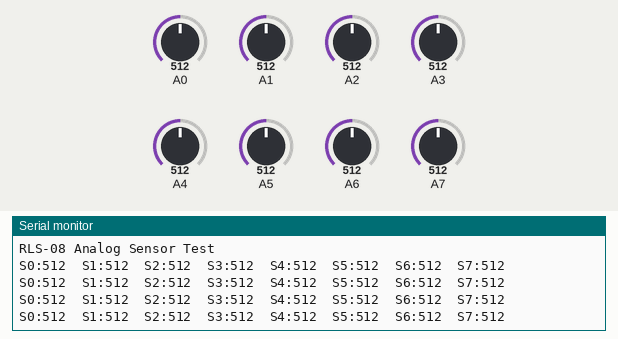
A sketch run on a simulated Arduino Uno, built with avr-gcc and run on an emulated ATmega328P. On the bench: the last lines printed to the serial monitor. The test bench sets the inputs (shaded band); at power-on: A0 = 512, A1 = 512, A2 = 512, A3 = 512, A4 = 512, A5 = 512, A6 = 512, A7 = 512.

Above: at 1.2 s.
1.3 s: A0 set to 110
At 1.74 s:
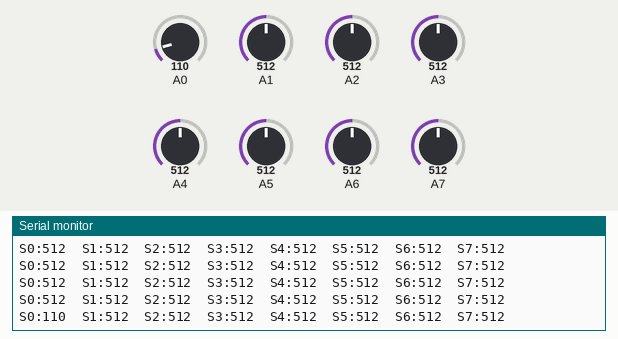
4.3 s: A0 set to 95
At 4.47 s:
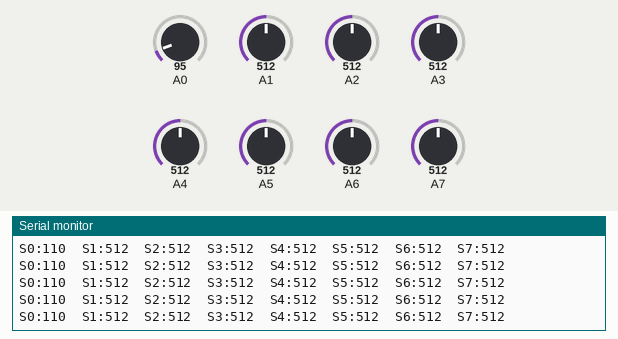
Timing chart, 0 to 7.3 s (numbered marks = the images above; inputs shaded):
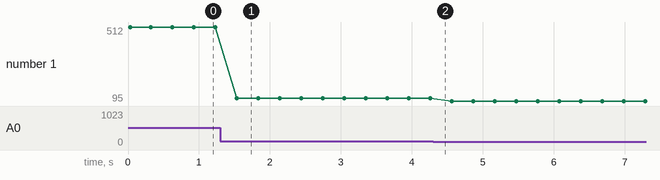

Measured:
- after the input at 1.3 s, the serial monitor: prints a new line after 0.23 s (image 1)
- plotted number 1: 512 → 110 after the input at 1.3 s, 110 → 95 after the input at 4.3 s

The sketch:

lr.ino
```cpp
void setup() {
  Serial.begin(9600);
  Serial.println("RLS-08 Analog Sensor Test");
}

void loop() {
  for (int i = 0; i < 8; i++) {
    int value = analogRead(i);   // Reads A0–A7 (mapped as 0–7)
    Serial.print("S");
    Serial.print(i);
    Serial.print(":");
    Serial.print(value);
    Serial.print("\t");
  }
  Serial.println();
  delay(300);
}
```
